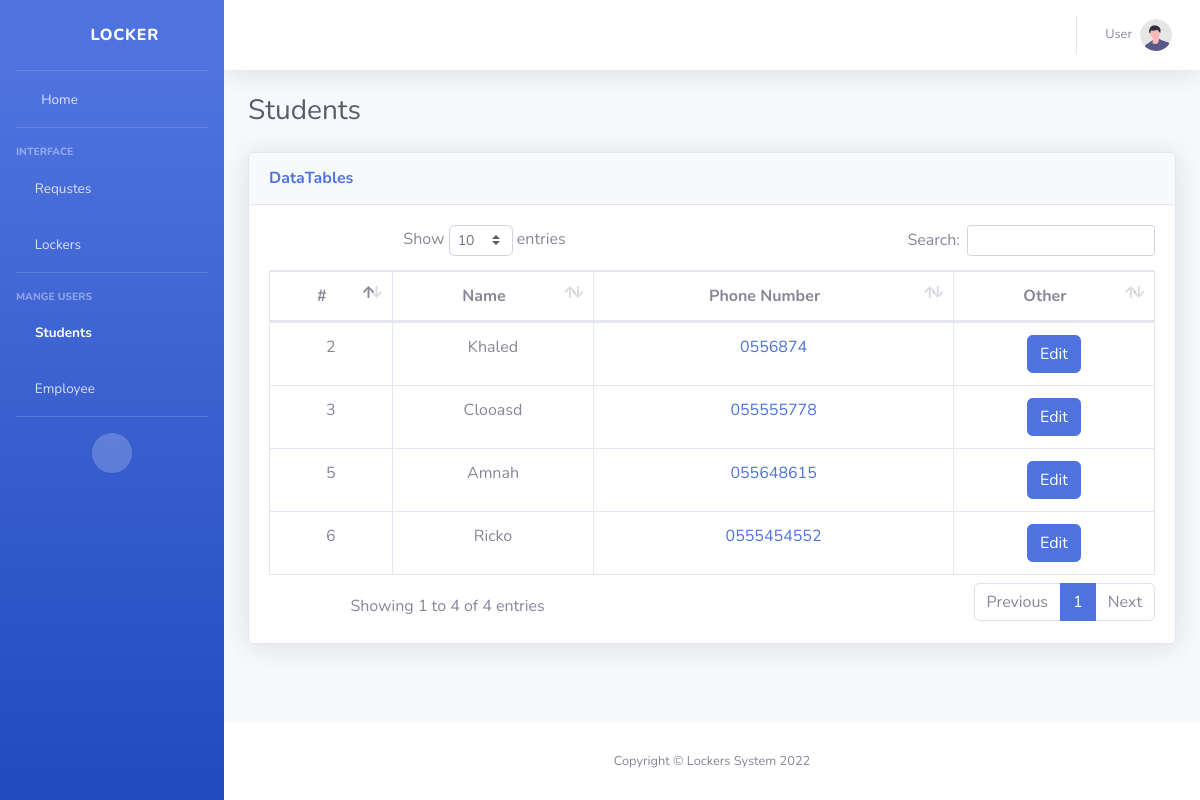
The app's page /app/dashboard/students.php (signed in), older data.
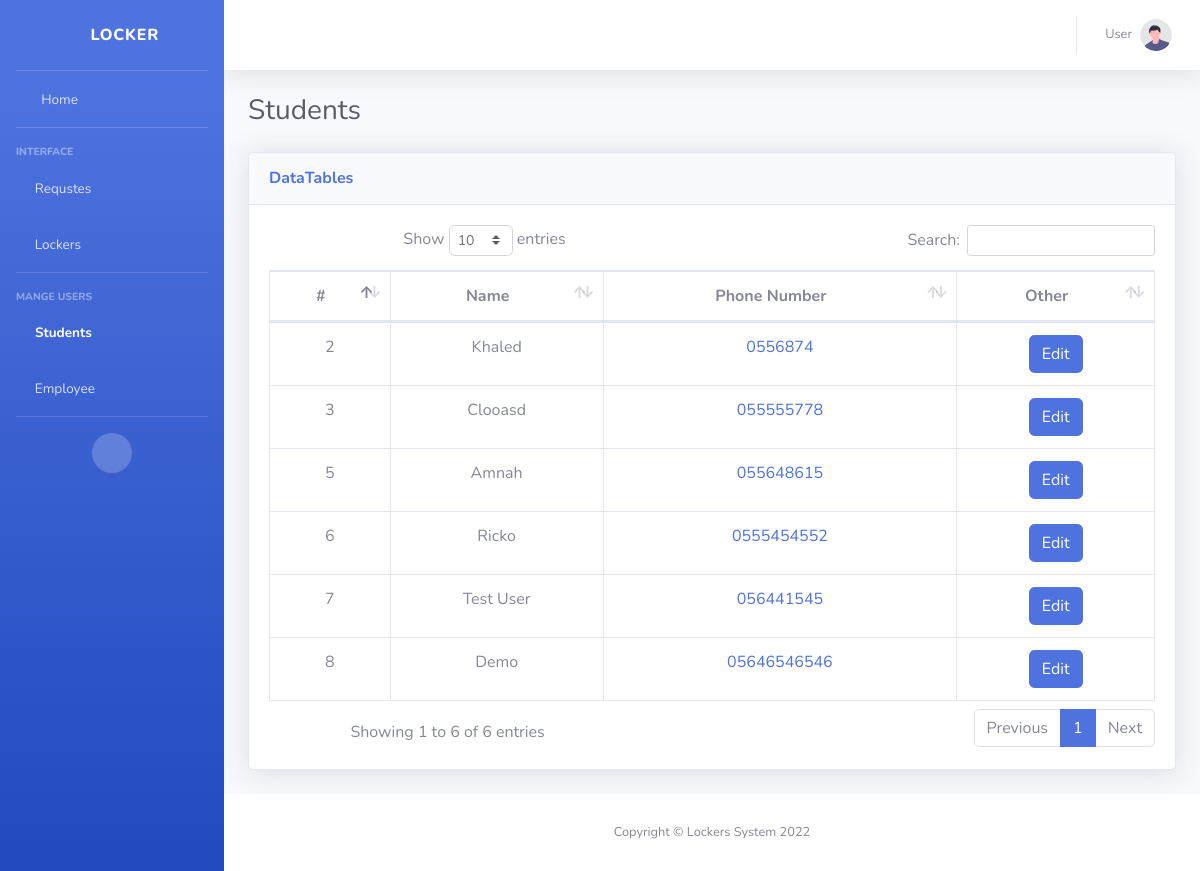
The same page, newer data.
### tables this page shows
CREATE TABLE `students` (
  `id` int(11) NOT NULL,
  `name` varchar(225) NOT NULL,
  `phone_number` varchar(225) NOT NULL,
  `student_id` varchar(225) NOT NULL,
  `password` varchar(225) NOT NULL
);

### app/dashboard/students.php (the view, shortened to what this page needs)
<?php
include "../inc/conf.php";
$students = $conn->query("SELECT * FROM `students`")->fetchAll();
?>
<!DOCTYPE html>
<html lang="en">
<head>
    <link href="vendor/fontawesome-free/css/all.min.css" rel="stylesheet" type="text/css">
    <link href="css/sb-admin-2.min.css" rel="stylesheet">
    <link href="vendor/datatables/dataTables.bootstrap4.min.css" rel="stylesheet">
</head>
<body id="page-top">
    <div id="wrapper">
        <?php include "header.php" ?>
        <div id="content-wrapper" class="d-flex flex-column">
            <div id="content">
                <nav class="navbar navbar-expand navbar-light bg-white topbar mb-4 static-top shadow">
                    <ul class="navbar-nav ml-auto">
                        <li class="nav-item dropdown no-arrow">
                            <a class="nav-link dropdown-toggle" href="#" id="userDropdown" role="button"
                                data-toggle="dropdown" aria-haspopup="true" aria-expanded="false">
                                <span class="mr-2 d-none d-lg-inline text-gray-600 small">User</span>
                                <img class="img-profile rounded-circle"
                                    src="img/undraw_profile.svg">
                            </a>
                        </li>
                    </ul>
                </nav>
                <div class="container-fluid">
                    <div class="d-sm-flex align-items-center justify-content-between mb-4">
                        <h1 class="h3 mb-0 text-gray-800">Students</h1>
                    </div>
            <div class="card shadow mb-4">
            <div class="card-header py-3">
              <h6 class="m-0 font-weight-bold text-primary">DataTables</h6>
            </div>
            <div class="card-body">
              <div class="table-responsive text-center" >
                <table class="table table-bordered" id="dataTable" width="100%" cellspacing="0">
                  <thead>
                    <tr>
                      <th>#</th>
                      <th>Name</th>
                      <th>Phone Number</th>
                      <th>Other</th>
                    </tr>
                  </thead>
                  <tbody>
                      <?php foreach($students as $val): ?>
                    <tr>
                      <td><?=$val['id']?></td>
                      <td><?=$val['name']?></td>
                      <td><a href="tel:<?=$val['phone_number']?>"><?=$val['phone_number']?></a></td>
                      <td><a href="#" class="btn btn-primary" data-toggle="modal" data-target="#exampleModal<?=$val['id']?>">Edit</a></td>
                    </tr>
                    <?php  endforeach; ?>
                  </tbody>
                </table>
              </div>
            </div>
          </div>
                </div>
            </div>
            <footer class="sticky-footer bg-white">
                <div class="container my-auto">
                    <div class="copyright text-center my-auto">
                        <span>Copyright &copy; Lockers System 2022</span>
                    </div>
                </div>
            </footer>
        </div>
    </div>
</body>
</html>

Row changes from the older to the newer data that the page shows:
added students: id "7", name "Test User", phone_number "056441545"
added students: id "8", name "Demo", phone_number "05646546546"
Text that changed along with them:
text written by a page script: "Show entries Search: Showing 1 to 4 of 4 entries Previous 1 Next" → "Show entries Search: Showing 1 to 6 of 6 entries Previous 1 Next"
